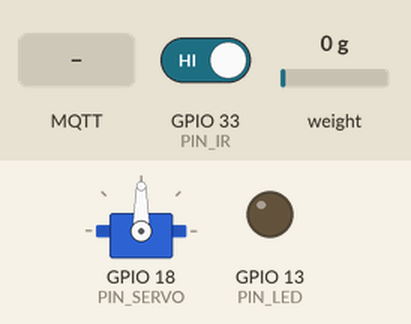
A program run on a simulated ESP32. Shown: servo, output pins drawn as LEDs (lit = HIGH). Inputs (shaded band) come from the test bench; at power-on: weight on the scale 0 g, GPIO 33 (PIN_IR) HIGH. WiFi joins after 1.5 s; servers stay silent unless stated; no MQTT or app messages arrive unless stated; what the program prints to the serial monitor is not drawn.

Above: at 4.2 s.
4.3 s: MQTT message "1" arrives on the first subscribed topic
At 5.4 s:
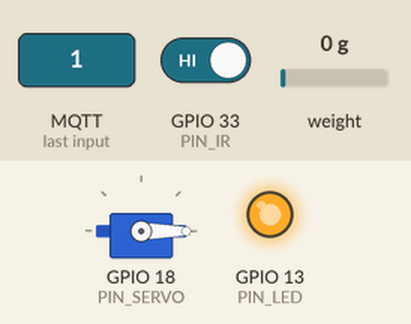
5.8 s: weight on the scale set to 46 g
7.4 s: weight on the scale set to 55 g
At 8.0 s:
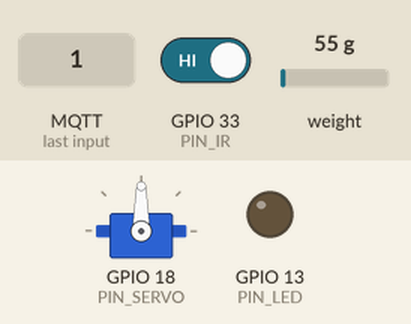
Timing chart, 0 to 10.4 s (numbered marks = the images above; inputs shaded):
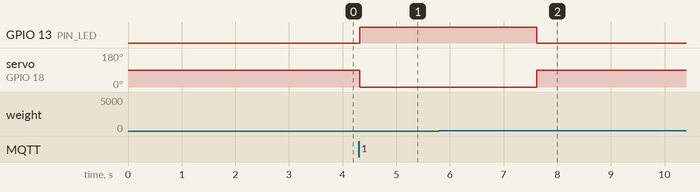

The program:

main.cpp
```cpp
/*
 * PurrFeed - Smart Cat Feeder
 * ESP32 + MQTT (broker.emqx.io) + Node-RED
 *
 * Pin aktual:
 *   - Servo MG996R  → GPIO 18
 *   - HX711 DT      → GPIO 4
 *   - HX711 SCK     → GPIO 5
 *   - IR Sensor     → GPIO 33
 *   - LED            → GPIO 13
 */

#include <Arduino.h>
#include <WiFi.h>
#include <PubSubClient.h>
#include <ESP32Servo.h>
#include <HX711.h>

// ─── WiFi Config ─────────────────────────────────────────────────
const char* WIFI_SSID     = "Olaf";
const char* WIFI_PASSWORD = "1234567890";

// ─── MQTT Config ─────────────────────────────────────────────────
const char* MQTT_BROKER = "broker.emqx.io";
const int   MQTT_PORT   = 1883;
const char* MQTT_CLIENT = "purrfeed_esp32_001";

const char* TOPIC_BERAT        = "purrfeed/berat";
const char* TOPIC_STATUS       = "purrfeed/status";
const char* TOPIC_LOG          = "purrfeed/log";
const char* TOPIC_FEED         = "purrfeed/feed";
const char* TOPIC_TARGET       = "purrfeed/target";
const char* TOPIC_JADWAL_JAM   = "purrfeed/jadwal/jam";
const char* TOPIC_JADWAL_MENIT = "purrfeed/jadwal/menit";

// ─── Pin Definitions ─────────────────────────────────────────────
#define PIN_SERVO      18
#define PIN_HX711_DT   14
#define PIN_HX711_SCK  12
#define PIN_IR         33
#define PIN_LED        13

// ─── Servo config ────────────────────────────────────────────────
#define SERVO_STOP  90
#define SERVO_RUN    0

// ─── Kalibrasi HX711 ─────────────────────────────────────────────
#define CALIBRATION_FACTOR 420.0f

// ─── Global Objects ──────────────────────────────────────────────
WiFiClient   wifiClient;
PubSubClient mqtt(wifiClient);
Servo        servo;
HX711        loadcell;

// ─── State ───────────────────────────────────────────────────────
float targetBerat    = 50.0f;
bool  sedangMemberi  = false;
bool  forceStop      = false;
bool  irSebelumnya   = false;
bool  loadcellOK     = false;

unsigned long lastPublish = 0;
const unsigned long PUBLISH_INTERVAL = 2000;

// ─── Utilitas ────────────────────────────────────────────────────
void servoStop() { servo.write(SERVO_STOP); }
void servoRun()  { servo.write(SERVO_RUN);  }

// LED nyala = sistem normal/aktif, mati = idle/masalah
void setLED(bool nyala) {
  digitalWrite(PIN_LED, nyala ? HIGH : LOW);
}

// ─── Proses Memberi Makan ────────────────────────────────────────
void berMakan() {
  if (sedangMemberi) {
    Serial.println("[FEED] Sudah dalam proses, diabaikan.");
    return;
  }
  sedangMemberi = true;
  forceStop     = false;
  Serial.println("[FEED] Mulai memberi makan...");
  mqtt.publish(TOPIC_LOG, "Mulai memberi makan");

  setLED(true);
  servoRun();

  unsigned long startTime = millis();
  const unsigned long TIMEOUT_MS = 30000;

  while (true) {
    mqtt.loop();

    if (forceStop) {
      servoStop();
      setLED(false);
      Serial.println("[FEED] Force Stop!");
      mqtt.publish(TOPIC_LOG, "Force Stop");
      break;
    }

    if (millis() - startTime > TIMEOUT_MS) {
      servoStop();
      setLED(false);
      Serial.println("[FEED] Timeout!");
      mqtt.publish(TOPIC_LOG, "Timeout");
      break;
    }

    if (loadcellOK) {
      float berat = loadcell.get_units(5);
      if (berat < 0) berat = 0;
      Serial.printf("[FEED] Berat: %.1f / target: %.1f g\n", berat, targetBerat);
      if (berat >= targetBerat) {
        servoStop();
        setLED(false);
        Serial.println("[FEED] Target tercapai!");
        mqtt.publish(TOPIC_LOG, "Selesai makan");
        break;
      }
    } else {
      Serial.println("[FEED] Loadcell tidak tersedia, tunggu timeout...");
    }

    delay(200);
  }

  sedangMemberi = false;
}

// ─── MQTT Callback ───────────────────────────────────────────────
void mqttCallback(char* topic, byte* payload, unsigned int length) {
  String msg = "";
  for (unsigned int i = 0; i < length; i++) msg += (char)payload[i];
  Serial.printf("[MQTT] %s → %s\n", topic, msg.c_str());

  if (strcmp(topic, TOPIC_FEED) == 0) {
    if (msg == "1")      berMakan();
    else if (msg == "0") { forceStop = true; Serial.println("[MQTT] Force Stop diterima."); }
  } else if (strcmp(topic, TOPIC_TARGET) == 0) {
    targetBerat = msg.toFloat();
    Serial.printf("[CONFIG] Target berat: %.1f g\n", targetBerat);
  } else if (strcmp(topic, TOPIC_JADWAL_JAM) == 0) {
    Serial.printf("[CONFIG] Jadwal jam: %s\n", msg.c_str());
  } else if (strcmp(topic, TOPIC_JADWAL_MENIT) == 0) {
    Serial.printf("[CONFIG] Jadwal menit: %s\n", msg.c_str());
  }
}

// ─── Koneksi WiFi ────────────────────────────────────────────────
void connectWiFi() {
  Serial.printf("[WiFi] Menghubungkan ke %s", WIFI_SSID);
  WiFi.begin(WIFI_SSID, WIFI_PASSWORD);
  int retry = 0;
  while (WiFi.status() != WL_CONNECTED && retry < 20) {
    delay(500); Serial.print("."); retry++;
  }
  if (WiFi.status() == WL_CONNECTED) {
    Serial.printf("\n[WiFi] Terhubung! IP: %s\n", WiFi.localIP().toString().c_str());
  } else {
    Serial.println("\n[WiFi] Gagal terhubung, lanjut tanpa WiFi.");
  }
}

// ─── Koneksi MQTT ────────────────────────────────────────────────
void connectMQTT() {
  int retry = 0;
  while (!mqtt.connected() && retry < 5) {
    Serial.print("[MQTT] Menghubungkan...");
    if (mqtt.connect(MQTT_CLIENT)) {
      Serial.println(" OK!");
      mqtt.subscribe(TOPIC_FEED);
      mqtt.subscribe(TOPIC_TARGET);
      mqtt.subscribe(TOPIC_JADWAL_JAM);
      mqtt.subscribe(TOPIC_JADWAL_MENIT);
    } else {
      Serial.printf(" Gagal (rc=%d), coba lagi...\n", mqtt.state());
      delay(3000);
      retry++;
    }
  }
}

// ─── Setup ───────────────────────────────────────────────────────
void setup() {
  Serial.begin(115200);
  delay(500);
  Serial.println("\n=== PurrFeed Smart Cat Feeder ===");

  pinMode(PIN_IR,  INPUT_PULLUP); // IR sensor aktif LOW, pullup internal
  pinMode(PIN_LED, OUTPUT);
  digitalWrite(PIN_LED, LOW);

  servo.attach(PIN_SERVO);
  servoStop();
  Serial.println("[SERVO] Inisialisasi selesai, posisi stop.");

  Serial.println("[HX711] Inisialisasi...");
  loadcell.begin(PIN_HX711_DT, PIN_HX711_SCK);
  if (loadcell.wait_ready_timeout(3000)) {
    loadcell.set_scale(CALIBRATION_FACTOR);
    loadcell.tare();
    loadcellOK = true;
    Serial.println("[HX711] OK, timbangan di-tare.");
  } else {
    loadcellOK = false;
    Serial.println("[HX711] Tidak ditemukan! Lanjut tanpa loadcell.");
  }

  connectWiFi();
  mqtt.setServer(MQTT_BROKER, MQTT_PORT);
  mqtt.setCallback(mqttCallback);
  connectMQTT();

  setLED(false);
  Serial.println("[SYSTEM] Sistem siap!");
}

// ─── Loop ────────────────────────────────────────────────────────
void loop() {
  if (WiFi.status() != WL_CONNECTED) connectWiFi();
  if (!mqtt.connected())             connectMQTT();
  mqtt.loop();

  unsigned long now = millis();

  if (now - lastPublish >= PUBLISH_INTERVAL) {
    lastPublish = now;

    // Berat
    if (loadcellOK) {
      float berat = loadcell.get_units(5);
      if (berat < 0) berat = 0;
      char buf[16];
      snprintf(buf, sizeof(buf), "%.1f", berat);
      mqtt.publish(TOPIC_BERAT, buf);
      Serial.printf("[SENSOR] Berat: %s g\n", buf);
    } else {
      mqtt.publish(TOPIC_BERAT, "0.0");
    }

    // IR sensor — aktif LOW (LOW = ada objek, HIGH = tidak ada)
    bool irSekarang = digitalRead(PIN_IR) == LOW;
    if (irSekarang) {
      mqtt.publish(TOPIC_STATUS, "Cat Detected");
      Serial.println("[IR] Cat Detected");
    } else {
      mqtt.publish(TOPIC_STATUS, "No Cat Detected");
      Serial.println("[IR] No Cat Detected");
    }
    irSebelumnya = irSekarang;
  }

  delay(50);
}
```

Measured:
- the behaviour switches between 49 and 50 g on weight on the scale (found by bisection; images 1 and 2)
- after the input at 4.3 s, GPIO 13 (PIN_LED): LOW → HIGH at once; servo on GPIO 18 (PIN_SERVO): 90° → 0° at once
- after the input at 5.8 s, every drawn part: stays the same
- after the input at 7.4 s, GPIO 13 (PIN_LED): HIGH → LOW after 0.22 s; servo on GPIO 18 (PIN_SERVO): 0° → 90° after 0.22 s
